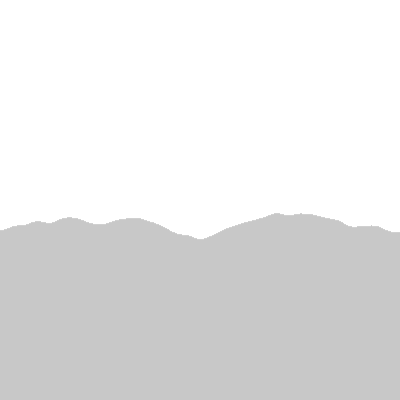
Frame 1 (no input)
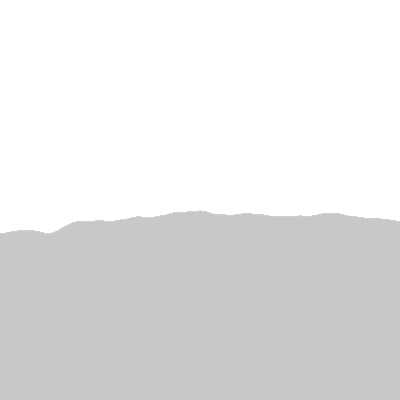
Frame 60 (the mouse pressed at the canvas centre just before this capture)
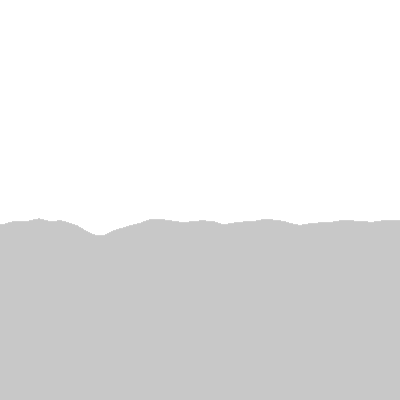
Frame 120 (the mouse held since frame 60 and released just before this capture)

The Processing sketch that drew these frames (run headless with seeded random() and noise(); from frame 60 on, the mouse is pressed at the canvas centre):

// Processing sketch: xyzNoise
// ── xyzNoise.pde

float time = 0;

void setup() {
  size(400, 400);
}

void draw() {
  background(255);
  
  float x = 0;
  
  while (x < width ) {
    stroke(200);
    line( x, 200 + 50 * noise(x / 100, time), x, height);
    x = x + 1;
  }
  
  time = time + 0.02;
}
